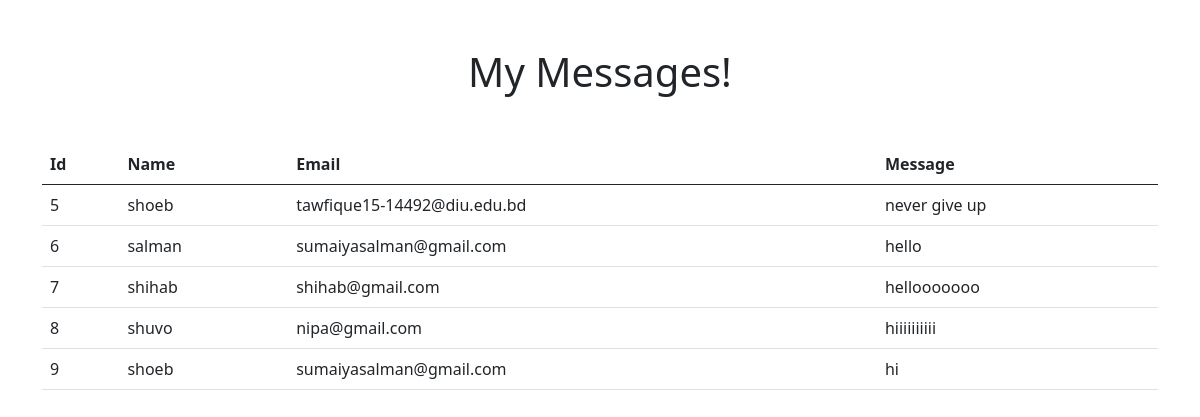
The app's page /data/ with its own data.
### new/models.py (models this page shows, shortened)
class Contact(models.Model):
    name = models.CharField(max_length=100,null=True)
    email = models.EmailField(max_length=100,null=True)
    message = models.TextField(max_length=500,null=True)

### new/views.py (the view)
# urls.py: path('data/',showdata,name='showdata'),
def showdata(request):
    contacts = Contact.objects.all()
    data = {'Contact':contacts}
    return render(request,'showdata.html',data)

### templates/showdata.html (shortened to what this page needs)
<!doctype html>
<html lang="en">
  <head>
    <link href="https://cdn.jsdelivr.net/npm/bootstrap@5.0.2/dist/css/bootstrap.min.css" rel="stylesheet">
  </head>
  <body>
      <div class="container mt-5">
        <h1 class="text-center">My Messages!</h1>
      </div>
      <div class="container mt-5">
        <table class="table">
            <thead>
              <tr>
                <th scope="col">Id</th>
                <th scope="col">Name</th>
                <th scope="col">Email</th>
                <th scope="col">Message</th>
              </tr>
            </thead>
            <tbody>
                {% for i in Contact %}
              <tr>
                <td>{{i.id}}</td>
                <td>{{i.name}}</td>
                <td>{{i.email}}</td>
                <td>{{i.message}}</td>
              </tr>
                {% endfor %}
            </tbody>
          </table>
      </div>
  </body>
</html>

### records on screen
Contact: id "5", name "shoeb", email "tawfique15-14492@diu.edu.bd", message "never give up"
Contact: id "6", name "salman", email "sumaiyasalman@gmail.com", message "hello"
Contact: id "7", name "shihab", email "shihab@gmail.com", message "hellooooooo"
Contact: id "8", name "shuvo", email "nipa@gmail.com", message "hiiiiiiiiii"
Contact: id "9", name "shoeb", email "sumaiyasalman@gmail.com", message "hi"
